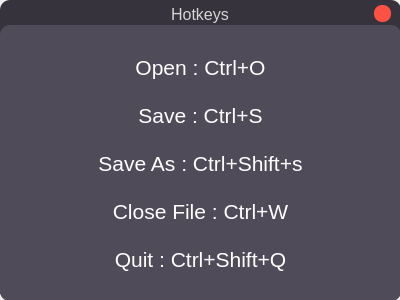
<?xml version="1.0" encoding="UTF-8"?>
<ui version="4.0">
 <class>hotkey_win</class>
 <widget class="QWidget" name="hotkey_win">
  <property name="geometry">
   <rect>
    <x>0</x>
    <y>0</y>
    <width>400</width>
    <height>300</height>
   </rect>
  </property>
  <property name="windowTitle">
   <string>Form</string>
  </property>
  <widget class="QFrame" name="drop_shadow_frame">
   <property name="geometry">
    <rect>
     <x>0</x>
     <y>0</y>
     <width>401</width>
     <height>301</height>
    </rect>
   </property>
   <property name="font">
    <font>
     <pointsize>11</pointsize>
    </font>
   </property>
   <property name="styleSheet">
    <string notr="true">border-radius: 10px;
background-color: rgb(55, 51, 60);</string>
   </property>
   <property name="frameShape">
    <enum>QFrame::NoFrame</enum>
   </property>
   <property name="frameShadow">
    <enum>QFrame::Plain</enum>
   </property>
   <layout class="QVBoxLayout" name="verticalLayout">
    <property name="spacing">
     <number>0</number>
    </property>
    <property name="leftMargin">
     <number>0</number>
    </property>
    <property name="topMargin">
     <number>5</number>
    </property>
    <property name="rightMargin">
     <number>0</number>
    </property>
    <property name="bottomMargin">
     <number>0</number>
    </property>
    <item>
     <widget class="QFrame" name="title_bar">
      <property name="maximumSize">
       <size>
        <width>16777215</width>
        <height>20</height>
       </size>
      </property>
      <property name="styleSheet">
       <string notr="true">background-color: none</string>
      </property>
      <property name="frameShape">
       <enum>QFrame::NoFrame</enum>
      </property>
      <property name="frameShadow">
       <enum>QFrame::Raised</enum>
      </property>
      <layout class="QHBoxLayout" name="horizontalLayout">
       <property name="leftMargin">
        <number>10</number>
       </property>
       <property name="topMargin">
        <number>0</number>
       </property>
       <property name="rightMargin">
        <number>10</number>
       </property>
       <property name="bottomMargin">
        <number>2</number>
       </property>
       <item>
        <widget class="QFrame" name="spacer1">
         <property name="enabled">
          <bool>false</bool>
         </property>
         <property name="minimumSize">
          <size>
           <width>16</width>
           <height>0</height>
          </size>
         </property>
         <property name="maximumSize">
          <size>
           <width>0</width>
           <height>0</height>
          </size>
         </property>
         <property name="frameShape">
          <enum>QFrame::StyledPanel</enum>
         </property>
         <property name="frameShadow">
          <enum>QFrame::Raised</enum>
         </property>
        </widget>
       </item>
       <item>
        <widget class="QLabel" name="label_title">
         <property name="maximumSize">
          <size>
           <width>16777215</width>
           <height>20</height>
          </size>
         </property>
         <property name="font">
          <font>
           <pointsize>12</pointsize>
           <italic>false</italic>
           <bold>false</bold>
          </font>
         </property>
         <property name="styleSheet">
          <string notr="true">color: rgb(213, 213, 213);

</string>
         </property>
         <property name="text">
          <string>Hotkeys</string>
         </property>
         <property name="alignment">
          <set>Qt::AlignCenter</set>
         </property>
        </widget>
       </item>
       <item>
        <widget class="QPushButton" name="btn_close">
         <property name="minimumSize">
          <size>
           <width>16</width>
           <height>16</height>
          </size>
         </property>
         <property name="maximumSize">
          <size>
           <width>17</width>
           <height>17</height>
          </size>
         </property>
         <property name="font">
          <font>
           <pointsize>13</pointsize>
           <bold>true</bold>
          </font>
         </property>
         <property name="cursor">
          <cursorShape>PointingHandCursor</cursorShape>
         </property>
         <property name="styleSheet">
          <string notr="true">QPushButton {
	border: none;
	border-radius: 8px;
	background-color: rgb(253, 81, 67);
}

QPushButton:hover {
	background-color: rgba(254, 79, 69, 150);
}</string>
         </property>
         <property name="text">
          <string/>
         </property>
         <property name="shortcut">
          <string>Ctrl+Shift+Q</string>
         </property>
        </widget>
       </item>
      </layout>
     </widget>
    </item>
    <item>
     <widget class="QFrame" name="contents_frame">
      <property name="styleSheet">
       <string notr="true">background-color: none</string>
      </property>
      <property name="frameShape">
       <enum>QFrame::StyledPanel</enum>
      </property>
      <property name="frameShadow">
       <enum>QFrame::Raised</enum>
      </property>
      <layout class="QHBoxLayout" name="horizontalLayout_2">
       <property name="leftMargin">
        <number>0</number>
       </property>
       <property name="topMargin">
        <number>0</number>
       </property>
       <property name="rightMargin">
        <number>0</number>
       </property>
       <property name="bottomMargin">
        <number>0</number>
       </property>
       <item>
        <widget class="QFrame" name="hotkey_frame">
         <property name="styleSheet">
          <string notr="true">background-color: rgb(80, 75, 88);</string>
         </property>
         <property name="frameShape">
          <enum>QFrame::StyledPanel</enum>
         </property>
         <property name="frameShadow">
          <enum>QFrame::Raised</enum>
         </property>
         <layout class="QHBoxLayout" name="horizontalLayout_4">
          <property name="leftMargin">
           <number>5</number>
          </property>
          <property name="topMargin">
           <number>5</number>
          </property>
          <property name="rightMargin">
           <number>5</number>
          </property>
          <property name="bottomMargin">
           <number>5</number>
          </property>
          <item>
           <widget class="QLabel" name="label">
            <property name="font">
             <font>
              <pointsize>16</pointsize>
              <italic>false</italic>
             </font>
            </property>
            <property name="styleSheet">
             <string notr="true">color: rgb(255, 255, 255);</string>
            </property>
            <property name="text">
             <string>Open : Ctrl+O

Save : Ctrl+S

Save As : Ctrl+Shift+s

Close File : Ctrl+W

Quit : Ctrl+Shift+Q</string>
            </property>
            <property name="alignment">
             <set>Qt::AlignCenter</set>
            </property>
           </widget>
          </item>
         </layout>
        </widget>
       </item>
      </layout>
     </widget>
    </item>
   </layout>
  </widget>
 </widget>
 <resources/>
 <connections/>
</ui>
